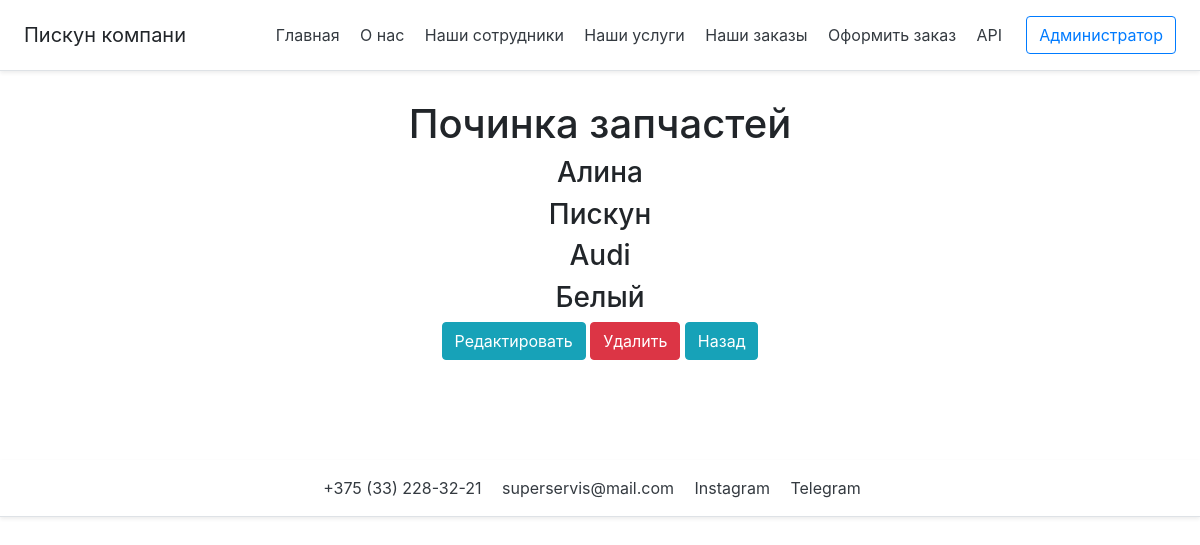
The page /1 on the database its author committed.
### main/models.py (models this page shows, shortened)
class Order(models.Model):
    clients_name = models.CharField('Имя', max_length=20)
    clients_surname = models.CharField('Фамилия', max_length=50)
    car = models.ForeignKey(Car, related_name='Авто', on_delete=models.CASCADE)
    employee = models.ForeignKey(Employee, related_name='Сотрудник', on_delete=models.CASCADE)
    service = models.ForeignKey(Service, related_name='Услуга', on_delete=models.CASCADE)
    class Meta:
        verbose_name = 'Заказ'
        verbose_name_plural = 'Заказы'

class Service(models.Model):
    turn = models.CharField('Услуга', max_length=50)
    def __str__(self):
        return self.turn
    class Meta:
        verbose_name = 'Услуга'
        verbose_name_plural = 'Услуги'

class Car(models.Model):
    brand = models.CharField('Марка Авто', max_length=50)
    def __str__(self):
        return self.brand
    class Meta:
        verbose_name = 'Марка Авто'
        verbose_name_plural = 'Марки Авто'

class Employee(models.Model):
    surname = models.CharField('Фамилия', max_length=70, db_index=True)
    name = models.CharField('Имя', max_length=50)
    middlename = models.CharField('Отчество', max_length=70, blank=True)
    def __str__(self):
        return self.surname
    class Meta:
        verbose_name = 'Сотрудник'
        verbose_name_plural = 'Сотрудники'

### main/views.py (the view)
# urls.py: path('<int:pk>', views.OrderDetailView.as_view(), name='order-detail'),
class OrderDetailView(DetailView):
    model = Order
    template_name = 'main/details_view.html'
    context_object_name = 'order'

### main/templates/main/details_view.html (shortened to what this page needs)
{% extends 'main/base.html' %}
{% block content %}
   <div class="features">
       <h1>{{ order.service }}</h1>
       <h3>{{ order.clients_name }}</h3>
       <h3>{{ order.clients_surname }}</h3>
       <h3>{{ order.car }}</h3>
       <h3>{{ order.employee}}</h3>
       <a href="{% url 'order-update' order.id %}" class="btn btn-info">Редактировать</a>
        <a href="{% url 'order-delete' order.id %}" class="btn btn-danger">Удалить</a>
       <a href="{% url 'order' %}" class="btn btn-info">Назад</a>
   </div>
{% endblock %}

### main/static/main/css/main.css (style rules this page uses)
.features { padding-top: 100px; text-align: center; padding-bottom: 100px; }

### rows shown on the page
Order: service "Починка запчастей", clients_name "Алина", clients_surname "Пискун", car "Audi", employee "Белый"
